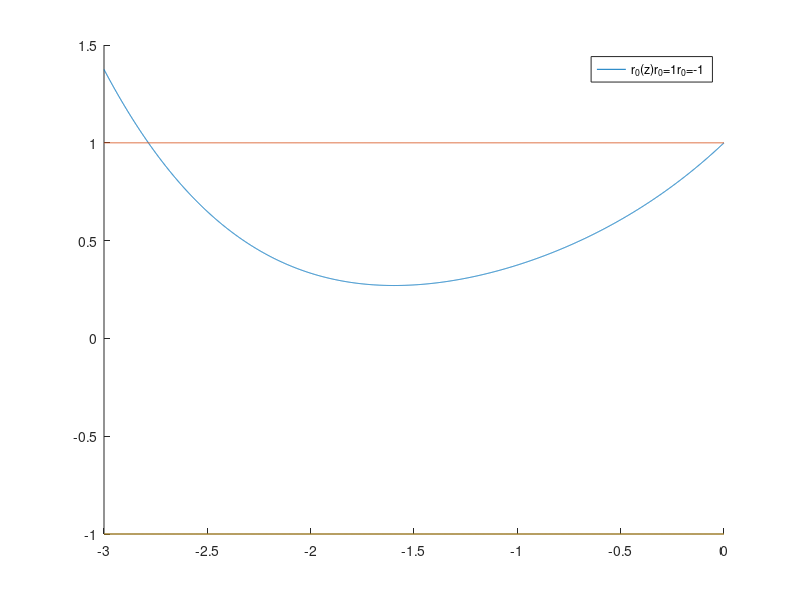

This chart was generated by the following MATLAB code: (Note: this script raises an error after producing the figure.)
g = @(x) 1+x+1/2*x.^2+1/6*x.^3+1/24*x.^4;
xspan = [-3 0];
dx = 10e-4;
xrange = -3:dx:0;


figure; hold on
a1 = plot(xrange,g(xrange)); M1 = "r_0(z)";
a2 = plot(xrange,ones(size(xrange))); M2 = "r_0=1";
a3 = plot(xrange,-ones(size(xrange))); M3 = "r_0=-1";
legend([a1, a2, a3], [M1, M2, M3])
hold off


f = @(x) x+1/2*x.^2+1/6*x.^3+1/24*x.^4;
Df = @(x) x+1/2*x.^2+1/6*x.^3;
z = newton(f, Df, -3)